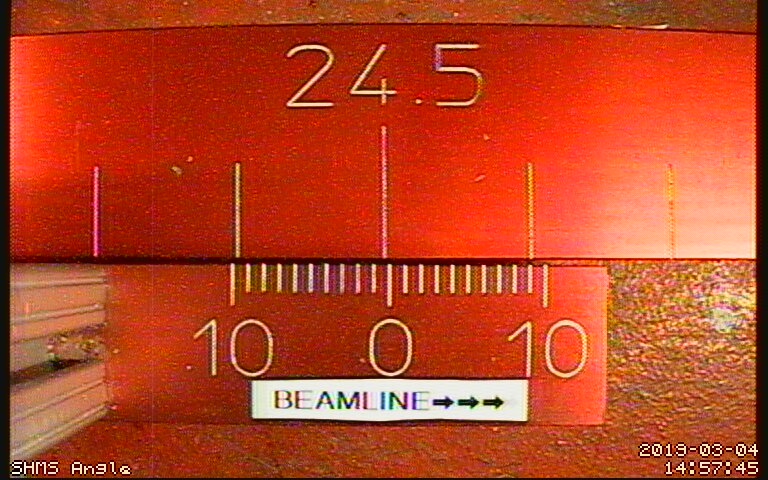
#> input picture SHMS_angle_7562.jpg, 768 x 480 px
$ python angles_contour_test.py   (older library calls are emulated)
#> lines starting #> are read from the running program, lines starting #| are printed output that depends on the picture; after the words box and inside, x2 and y2 are one past the last pixel; in counts of white or black regions, pixels touching at a corner belong together
import numpy as np
import cv2
import imutils

im = cv2.imread('SHMS_angle_7562.jpg')
#> im is the input picture: shape (480, 768, 3); mean B, G, R 35.1, 68.5, 184.9
cv2.imshow("Orig",im)
cv2.waitKey(0)

imgray = cv2.cvtColor(im,cv2.COLOR_BGR2GRAY)
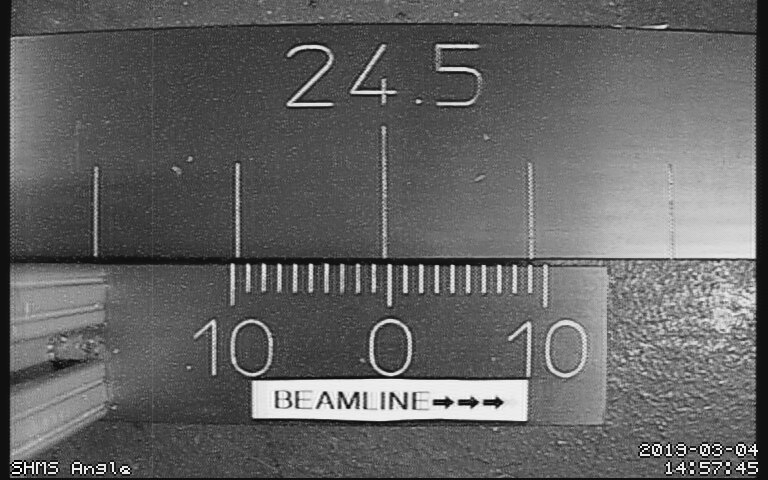
#> imgray: shape (480, 768); min 2, max 252, mean 99.5
cv2.imshow("Gray",imgray)
cv2.waitKey(0)

ret,thresh = cv2.threshold(imgray,127,255,0)
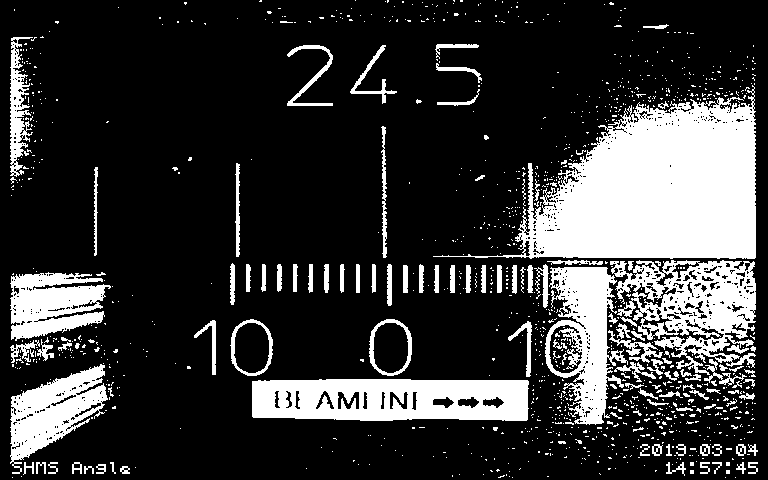
#> thresh: shape (480, 768); 21.7% white; 1181 white regions (1058 under 20 px)
cv2.imshow("Thresh",thresh)
cv2.waitKey(0)

if imutils.is_cv4():
	contours, hierarchy = cv2.findContours(thresh,cv2.RETR_TREE,cv2.CHAIN_APPROX_SIMPLE)
#> contours = 1890 contours, 1719 with area under 20; largest, box (x1, y1, x2, y2) and area: (433, 85, 756, 259) 28737, (252, 379, 529, 421) 10689, (610, 260, 756, 375) 9702, (545, 267, 628, 425) 7322, (10, 364, 108, 474) 5090
else:
	contours = cv2.findContours(thresh,cv2.RETR_TREE,cv2.CHAIN_APPROX_SIMPLE)
	if imutils.is_cv2():
		contours = contours[0]
	else:
		contours = contours[1]

cv2.drawContours(im,contours,-1, (0,255,0), 3)
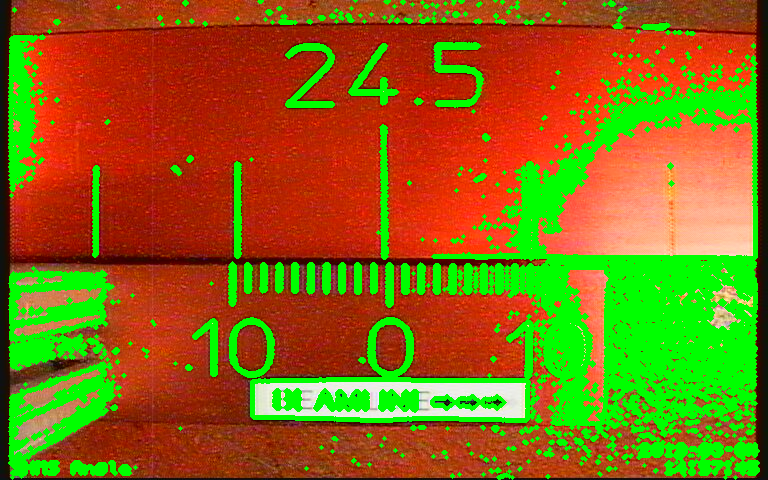
#> im: shape (480, 768, 3); mean B, G, R 19.5, 104.9, 136.8
cv2.imshow("Contours",im)
cv2.waitKey(0)

$ run again, with SHMS_angle_02120.jpg copied over SHMS_angle_7562.jpg
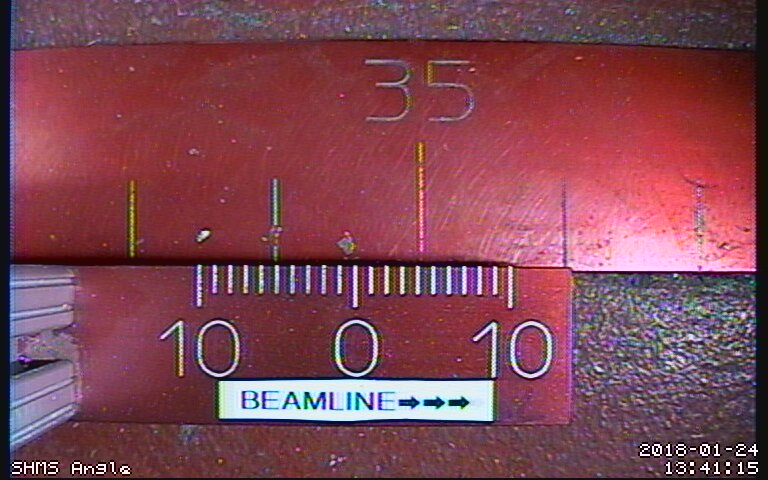
#> input picture SHMS_angle_02120.jpg, 768 x 480 px
#> im is the input picture: shape (480, 768, 3); mean B, G, R 83.9, 70.6, 127.6
#> `ret,thresh = cv2.threshold(imgray,127,255,0)`:
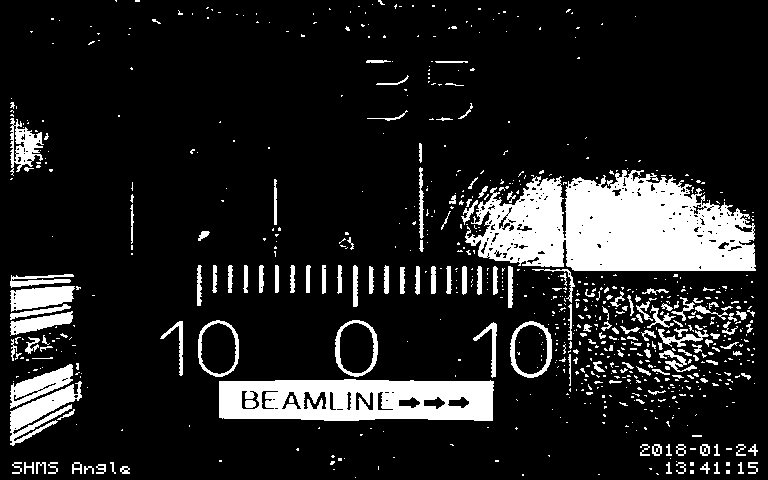
#> thresh: shape (480, 768); 13.8% white; 781 white regions (625 under 20 px)
#> contours = 1028 contours, 880 with area under 20; largest, box (x1, y1, x2, y2) and area: (465, 170, 756, 271) 20675, (219, 379, 494, 421) 10427, (335, 320, 378, 377) 1920, (510, 321, 552, 378) 1866, (198, 320, 239, 377) 1848
#> `cv2.drawContours(im,contours,-1, (0,255,0), 3)`:
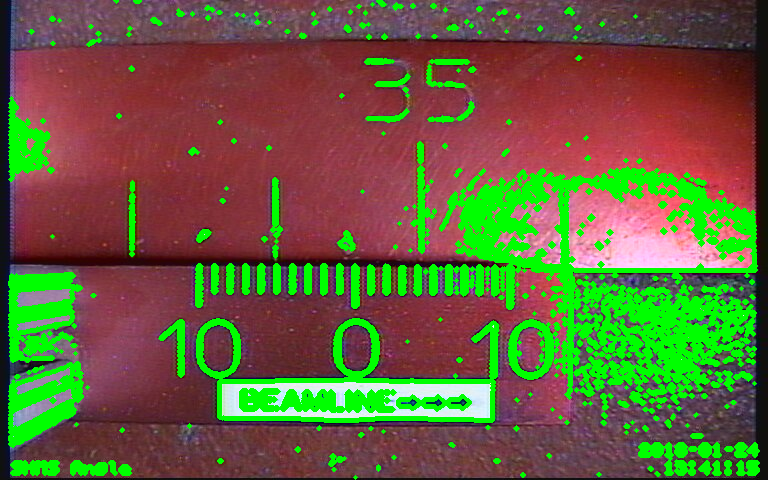
#> im: shape (480, 768, 3); 18.2% of pixels changed, all inside (x1, y1, x2, y2) = (8, 0, 760, 480)

$ run again, with SHMS_angle_02319.jpg copied over SHMS_angle_7562.jpg
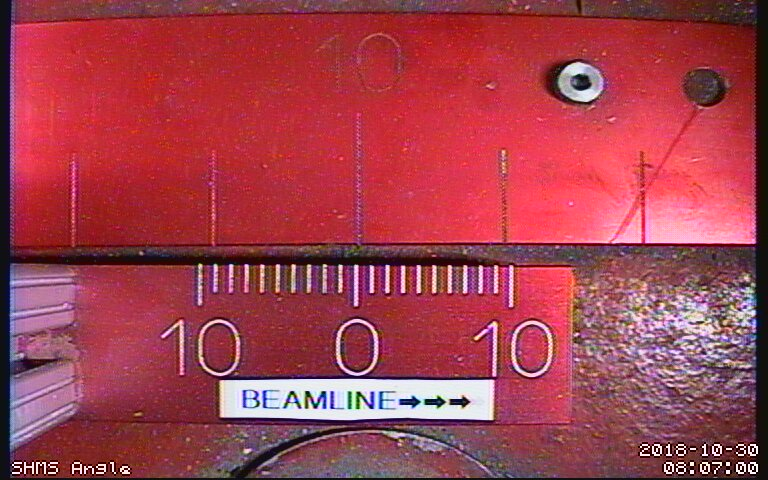
#> input picture SHMS_angle_02319.jpg, 768 x 480 px
#> im is the input picture: shape (480, 768, 3); mean B, G, R 78, 64.2, 160.9
#> `ret,thresh = cv2.threshold(imgray,127,255,0)`:
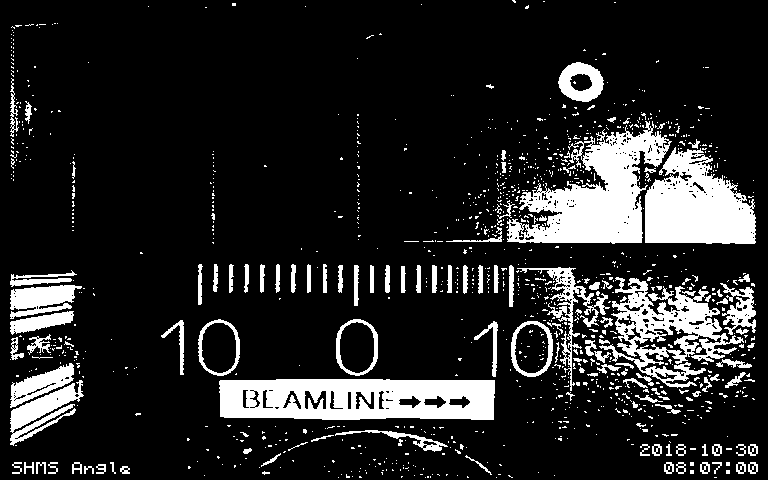
#> thresh: shape (480, 768); 15% white; 1163 white regions (1036 under 20 px)
#> contours = 1558 contours, 1405 with area under 20; largest, box (x1, y1, x2, y2) and area: (219, 379, 495, 420) 10458, (507, 121, 672, 244) 9198, (645, 147, 756, 244) 7415, (599, 277, 744, 388) 6148, (336, 319, 378, 376) 1908
#> `cv2.drawContours(im,contours,-1, (0,255,0), 3)`:
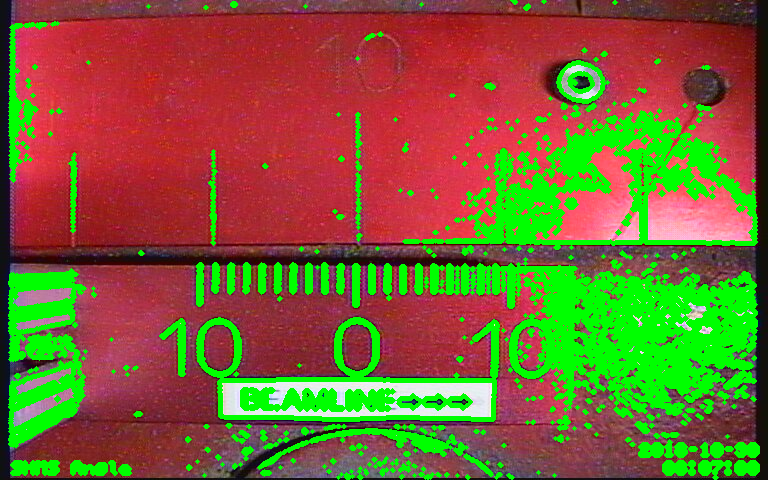
#> im: shape (480, 768, 3); mean B, G, R 51.5, 97.9, 122

$ run again, with SHMS_angle_03385.jpg copied over SHMS_angle_7562.jpg
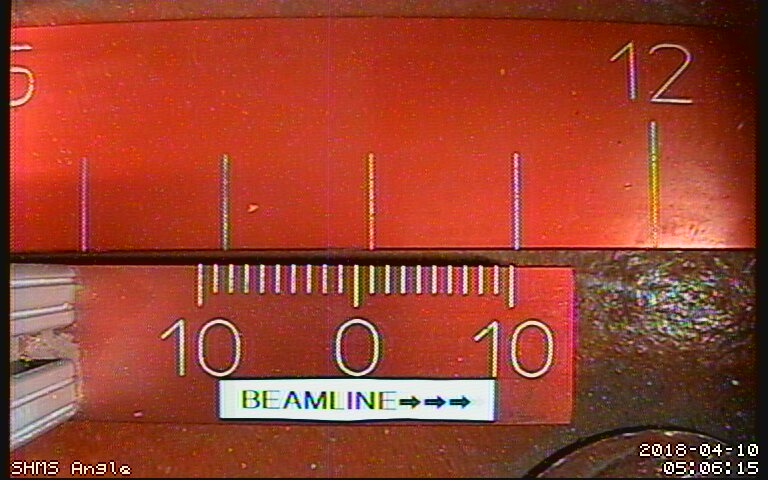
#> input picture SHMS_angle_03385.jpg, 768 x 480 px
#> im is the input picture: shape (480, 768, 3); mean B, G, R 47, 65.8, 153.9
#> `ret,thresh = cv2.threshold(imgray,127,255,0)`:
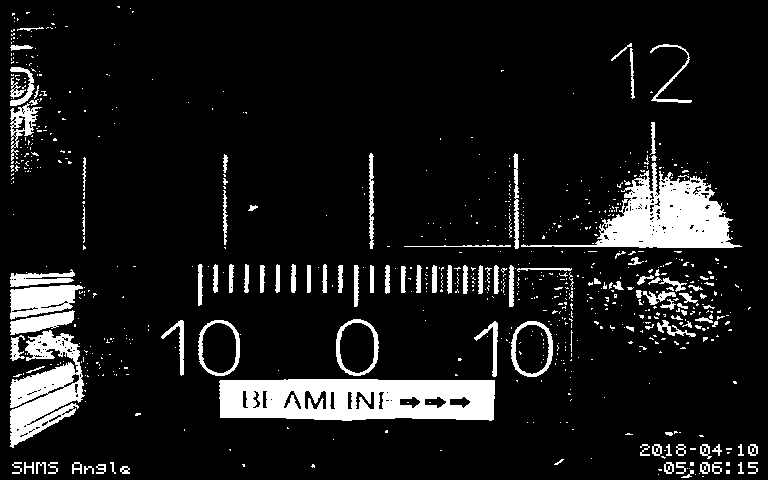
#> thresh: shape (480, 768); 10.4% white; 757 white regions (645 under 20 px)
#> contours = 971 contours, 844 with area under 20; largest, box (x1, y1, x2, y2) and area: (219, 379, 495, 421) 10512, (521, 162, 742, 248) 7034, (10, 330, 85, 448) 4596, (336, 319, 379, 376) 1926, (198, 320, 240, 376) 1872
#> `cv2.drawContours(im,contours,-1, (0,255,0), 3)`:
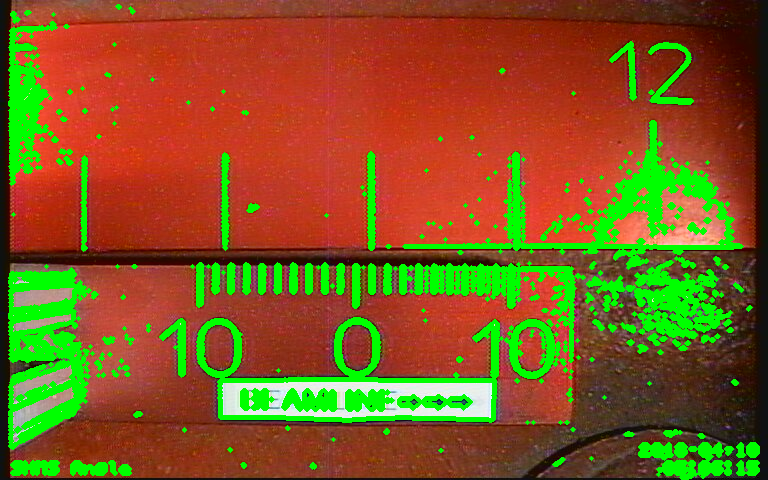
#> im: shape (480, 768, 3); 15.58% of pixels changed, all inside (x1, y1, x2, y2) = (8, 4, 760, 480)
